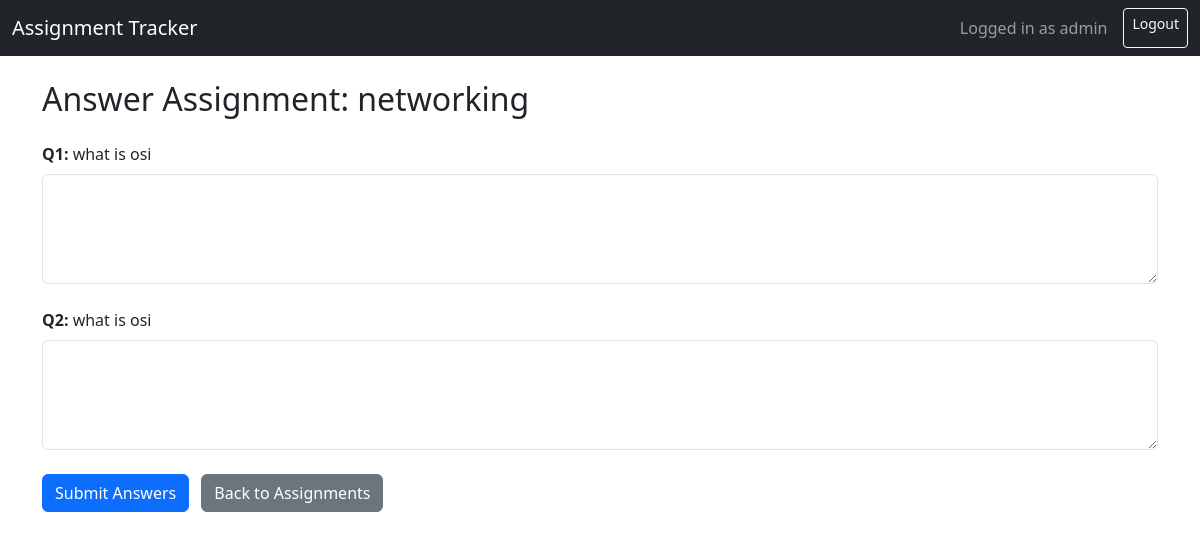
The page /assignments/answer/2/ (signed in) on the database its author committed.
### assignments/models.py (models this page shows, shortened)
class Assignment(models.Model):
    student = models.ForeignKey(User, on_delete=models.CASCADE, related_name='assignments')
    course = models.ForeignKey(Course, on_delete=models.SET_NULL, null=True)
    title = models.CharField(max_length=200)
    created_at = models.DateTimeField(auto_now_add=True)

class Question(models.Model):
    assignment = models.ForeignKey(Assignment, on_delete=models.CASCADE, related_name='questions')
    text = models.TextField()

### assignments/views.py (the view, shortened to what this page needs)
# urls.py: path('answer/<int:assignment_id>/', views.answer_assignment, name='answer_assignment'),
@login_required
def answer_assignment(request, assignment_id):
    assignment = get_object_or_404(Assignment, id=assignment_id)
    return render(request, 'assignments/answer_assignment.html', {'assignment': assignment})

### assignments/templates/assignments/answer_assignment.html (shortened to what this page needs)
{% extends 'base.html' %}
{% block content %}
<div class="container mt-4">
    <h2 class="mb-4">Answer Assignment: {{ assignment.title }}</h2>
    <form method="post">
        {% for question in assignment.questions.all %}
            <div class="mb-4">
                <label for="answer_{{ question.id }}" class="form-label"><strong>Q{{ forloop.counter }}:</strong> {{ question.text }}</label>
                <textarea
                    id="answer_{{ question.id }}"
                    name="answer_{{ question.id }}"
                    rows="4"
                    class="form-control"
                    required></textarea>
            </div>
        {% endfor %}
        <button type="submit" class="btn btn-primary">Submit Answers</button>
        <a href="{% url 'assignment_list' %}" class="btn btn-secondary ms-2">Back to Assignments</a>
    </form>
</div>
{% endblock %}

### assignments/templates/base.html (shortened to what this page needs)
<!DOCTYPE html>
<html>
<head>
    <link href="https://cdn.jsdelivr.net/npm/bootstrap@5.3.0/dist/css/bootstrap.min.css" rel="stylesheet">
    <link rel="stylesheet" href="https://cdn.jsdelivr.net/npm/bootstrap-icons@1.10.5/font/bootstrap-icons.css">
<link href="https://cdn.jsdelivr.net/npm/bootstrap@5.3.2/dist/css/bootstrap.min.css" rel="stylesheet">
<link href="https://cdn.jsdelivr.net/npm/bootstrap-icons@1.11.1/font/bootstrap-icons.css" rel="stylesheet">
</head>
<body>
    <nav class="navbar navbar-dark bg-dark mb-4">
        <div class="container-fluid">
            <a class="navbar-brand" href="{% url 'assignment_list' %}">Assignment Tracker</a>
            <div class="d-flex">
                {% if user.is_authenticated %}
                    <span class="navbar-text me-3">Logged in as {{ user.username }}</span>
                    <a href="{% url 'logout' %}" class="btn btn-outline-light btn-sm">Logout</a>
                {% else %}
                    <a href="{% url 'login' %}" class="btn btn-outline-light btn-sm">Login</a>
                {% endif %}
            </div>
        </div>
    </nav>
    {% block content %}{% endblock %}
</body>
</html>

### rows shown on the page
Assignment: title "networking"
Question: text "what is osi"
Question: text "what is osi"

### other values the page prints
{{ user.username }} "admin"
